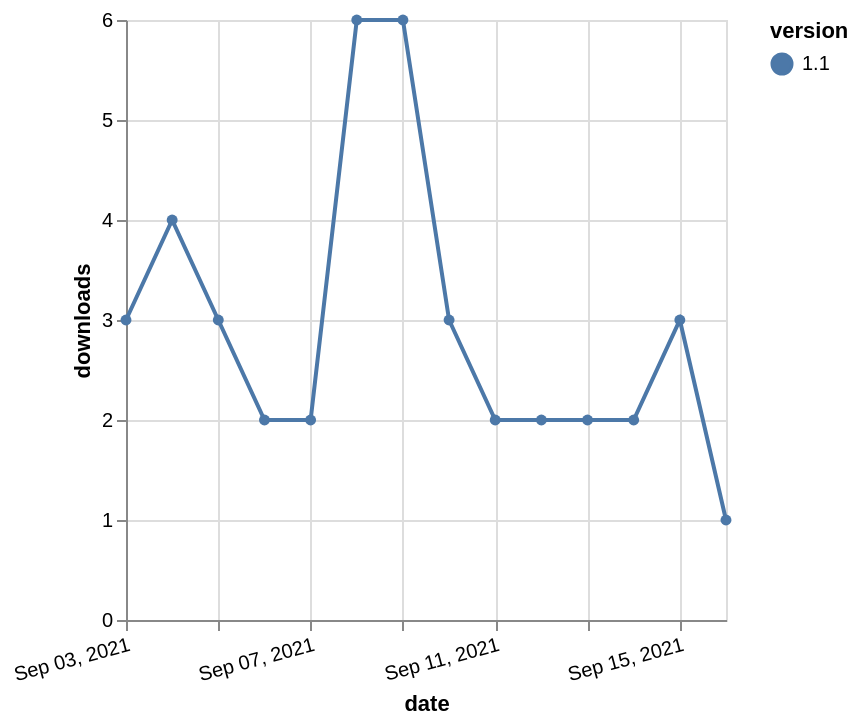

Source (Vega-Lite JSON):
### Vega-Lite specification from a JSON file in a GitHub repository (floating-point values rounded to 4 significant figures)
{"$schema": "https://vega.github.io/schema/vega-lite/v5.json", "description": "A simple bar chart with embedded data.", "data": {"values": [{"date": "2021-09-03", "total": 5469, "delta": 3, "version": "1.1"}, {"date": "2021-09-04", "total": 5473, "delta": 4, "version": "1.1"}, {"date": "2021-09-05", "total": 5476, "delta": 3, "version": "1.1"}, {"date": "2021-09-06", "total": 5478, "delta": 2, "version": "1.1"}, {"date": "2021-09-07", "total": 5480, "delta": 2, "version": "1.1"}, {"date": "2021-09-08", "total": 5486, "delta": 6, "version": "1.1"}, {"date": "2021-09-09", "total": 5492, "delta": 6, "version": "1.1"}, {"date": "2021-09-10", "total": 5495, "delta": 3, "version": "1.1"}, {"date": "2021-09-11", "total": 5497, "delta": 2, "version": "1.1"}, {"date": "2021-09-12", "total": 5499, "delta": 2, "version": "1.1"}, {"date": "2021-09-13", "total": 5501, "delta": 2, "version": "1.1"}, {"date": "2021-09-14", "total": 5503, "delta": 2, "version": "1.1"}, {"date": "2021-09-15", "total": 5506, "delta": 3, "version": "1.1"}, {"date": "2021-09-16", "total": 5507, "delta": 1, "version": "1.1"}]}, "width": "container", "mark": {"type": "line", "point": {"filled": true}}, "encoding": {"x": {"field": "date", "type": "temporal", "timeUnit": "yearmonthdate", "title": "date", "axis": {"labelAngle": -15}}, "y": {"field": "delta", "type": "quantitative", "title": "downloads"}, "color": {"field": "version", "type": "nominal"}, "tooltip": {"field": "delta"}}}
